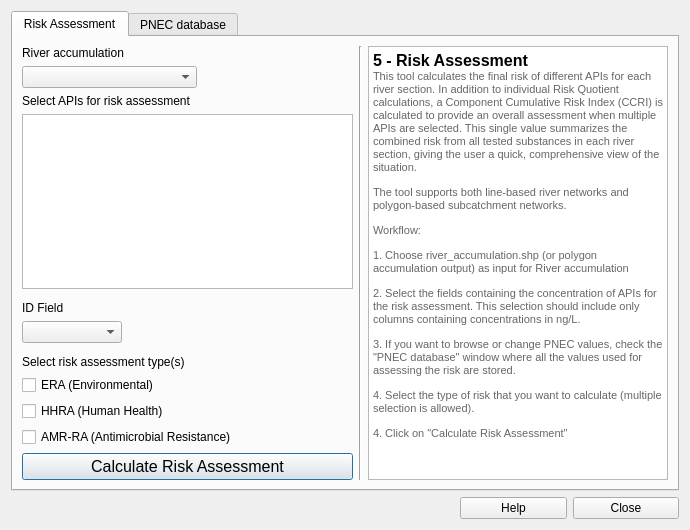
<?xml version="1.0" encoding="UTF-8"?>
<ui version="4.0">
 <class>RiskAssessmentDialogBase</class>
 <widget class="QDialog" name="RiskAssessmentDialogBase">
  <property name="geometry">
   <rect>
    <x>0</x>
    <y>0</y>
    <width>690</width>
    <height>530</height>
   </rect>
  </property>
  <property name="windowTitle">
   <string>5 - Risk Assessment</string>
  </property>
  <layout class="QGridLayout" name="gridLayout_2">
   <item row="0" column="0" colspan="6">
    <widget class="QTabWidget" name="tabWidget">
     <property name="currentIndex">
      <number>0</number>
     </property>
     <widget class="QWidget" name="tab_2">
      <attribute name="title">
       <string>Risk Assessment</string>
      </attribute>
      <layout class="QGridLayout" name="gridLayout">
       <item row="12" column="0">
        <widget class="QPushButton" name="RiskAssessmentpushButton">
         <property name="font">
          <font>
           <pointsize>12</pointsize>
          </font>
         </property>
         <property name="text">
          <string>Calculate Risk Assessment</string>
         </property>
        </widget>
       </item>
       <item row="0" column="0">
        <widget class="QLabel" name="label_ERA_title_3">
         <property name="text">
          <string>River accumulation</string>
         </property>
        </widget>
       </item>
       <item row="0" column="1" rowspan="13">
        <widget class="Line" name="line">
         <property name="orientation">
          <enum>Qt::Vertical</enum>
         </property>
        </widget>
       </item>
       <item row="0" column="2" rowspan="13">
        <widget class="QTextEdit" name="textEdit">
         <property name="maximumSize">
          <size>
           <width>300</width>
           <height>16777215</height>
          </size>
         </property>
         <property name="readOnly">
          <bool>true</bool>
         </property>
         <property name="html">
          <string>&lt;!DOCTYPE HTML PUBLIC &quot;-//W3C//DTD HTML 4.0//EN&quot; &quot;http://www.w3.org/TR/REC-html40/strict.dtd&quot;&gt;
&lt;html&gt;&lt;head&gt;&lt;meta name=&quot;qrichtext&quot; content=&quot;1&quot; /&gt;&lt;style type=&quot;text/css&quot;&gt;
p, li { white-space: pre-wrap; }
&lt;/style&gt;&lt;/head&gt;&lt;body style=&quot; font-family:'MS Shell Dlg 2'; font-size:8pt; font-weight:400; font-style:normal;&quot;&gt;
&lt;p style=&quot; margin-top:0px; margin-bottom:0px; margin-left:0px; margin-right:0px; -qt-block-indent:0; text-indent:0px;&quot;&gt;&lt;span style=&quot; font-size:12pt; font-weight:600;&quot;&gt;5 - Risk Assessment&lt;/span&gt;&lt;/p&gt;
&lt;p style=&quot; margin-top:0px; margin-bottom:0px; margin-left:0px; margin-right:0px; -qt-block-indent:0; text-indent:0px;&quot;&gt;&lt;span style=&quot; color:#666666;&quot;&gt;This tool calculates the final risk of different APIs for each river section. In addition to individual Risk Quotient calculations, a Component Cumulative Risk Index (CCRI) is calculated to provide an overall assessment when multiple APIs are selected. This single value summarizes the combined risk from all tested substances in each river section, giving the user a quick, comprehensive view of the situation.&lt;/span&gt;&lt;/p&gt;
&lt;p style=&quot; margin-top:12px; margin-bottom:12px; margin-left:0px; margin-right:0px; -qt-block-indent:0; text-indent:0px;&quot;&gt;&lt;span style=&quot; color:#666666;&quot;&gt;The tool supports both line-based river networks and polygon-based subcatchment networks.&lt;/span&gt;&lt;/p&gt;
&lt;p style=&quot; margin-top:12px; margin-bottom:12px; margin-left:0px; margin-right:0px; -qt-block-indent:0; text-indent:0px;&quot;&gt;&lt;span style=&quot; color:#666666;&quot;&gt;Workflow:&lt;/span&gt;&lt;/p&gt;
&lt;p style=&quot; margin-top:12px; margin-bottom:12px; margin-left:0px; margin-right:0px; -qt-block-indent:0; text-indent:0px;&quot;&gt;&lt;span style=&quot; color:#666666;&quot;&gt;1. Choose river_accumulation.shp (or polygon accumulation output) as input for River accumulation&lt;/span&gt;&lt;/p&gt;
&lt;p style=&quot; margin-top:12px; margin-bottom:12px; margin-left:0px; margin-right:0px; -qt-block-indent:0; text-indent:0px;&quot;&gt;&lt;span style=&quot; color:#666666;&quot;&gt;2. Select the fields containing the concentration of APIs for the risk assessment. This selection should include only columns containing concentrations in ng/L.&lt;/span&gt;&lt;/p&gt;
&lt;p style=&quot; margin-top:12px; margin-bottom:12px; margin-left:0px; margin-right:0px; -qt-block-indent:0; text-indent:0px;&quot;&gt;&lt;span style=&quot; color:#666666;&quot;&gt;3. If you want to browse or change PNEC values, check the &amp;quot;PNEC database&amp;quot; window where all the values used for assessing the risk are stored.&lt;/span&gt;&lt;/p&gt;
&lt;p style=&quot; margin-top:12px; margin-bottom:12px; margin-left:0px; margin-right:0px; -qt-block-indent:0; text-indent:0px;&quot;&gt;&lt;span style=&quot; color:#666666;&quot;&gt;4. Select the type of risk that you want to calculate (multiple selection is allowed).&lt;/span&gt;&lt;/p&gt;
&lt;p style=&quot; margin-top:12px; margin-bottom:12px; margin-left:0px; margin-right:0px; -qt-block-indent:0; text-indent:0px;&quot;&gt;&lt;span style=&quot; color:#666666;&quot;&gt;4. Click on &amp;quot;Calculate Risk Assessment&amp;quot;&lt;/span&gt;&lt;/p&gt;&lt;/body&gt;&lt;/html&gt;</string>
         </property>
        </widget>
       </item>
       <item row="9" column="0">
        <widget class="QCheckBox" name="ERAcheckBox">
         <property name="text">
          <string>ERA (Environmental)</string>
         </property>
        </widget>
       </item>
       <item row="11" column="0">
        <widget class="QCheckBox" name="AMRRAcheckBox">
         <property name="text">
          <string>AMR-RA (Antimicrobial Resistance)</string>
         </property>
        </widget>
       </item>
       <item row="1" column="0">
        <widget class="QComboBox" name="RiverAccumulationcomboBox">
         <property name="maximumSize">
          <size>
           <width>175</width>
           <height>16777215</height>
          </size>
         </property>
        </widget>
       </item>
       <item row="10" column="0">
        <widget class="QCheckBox" name="HHRAcheckBox">
         <property name="text">
          <string>HHRA (Human Health)</string>
         </property>
        </widget>
       </item>
       <item row="2" column="0">
        <widget class="QLabel" name="label_ERA_title_4">
         <property name="text">
          <string>Select APIs for risk assessment</string>
         </property>
        </widget>
       </item>
       <item row="6" column="0">
        <widget class="QComboBox" name="ID_fieldcomboBox">
         <property name="maximumSize">
          <size>
           <width>100</width>
           <height>16777215</height>
          </size>
         </property>
        </widget>
       </item>
       <item row="3" column="0">
        <widget class="QListWidget" name="APIListWidget">
         <property name="maximumSize">
          <size>
           <width>16777215</width>
           <height>175</height>
          </size>
         </property>
         <property name="selectionMode">
          <enum>QAbstractItemView::MultiSelection</enum>
         </property>
        </widget>
       </item>
       <item row="5" column="0">
        <widget class="QLabel" name="label_ERA_title_5">
         <property name="text">
          <string>ID Field</string>
         </property>
        </widget>
       </item>
       <item row="8" column="0">
        <widget class="QLabel" name="label_ERA_title_6">
         <property name="text">
          <string>Select risk assessment type(s)</string>
         </property>
        </widget>
       </item>
      </layout>
     </widget>
     <widget class="QWidget" name="tab_3">
      <attribute name="title">
       <string>PNEC database</string>
      </attribute>
      <layout class="QGridLayout" name="gridLayout_6">
       <item row="1" column="0" colspan="3">
        <widget class="QTabWidget" name="tabWidget_PNEC">
         <property name="currentIndex">
          <number>0</number>
         </property>
         <widget class="QWidget" name="ERAtab">
          <attribute name="title">
           <string>ERA</string>
          </attribute>
          <layout class="QGridLayout" name="gridLayout_5">
           <item row="0" column="5">
            <widget class="QPushButton" name="addButton_ERA">
             <property name="maximumSize">
              <size>
               <width>25</width>
               <height>23</height>
              </size>
             </property>
             <property name="toolTip">
              <string>Add new row</string>
             </property>
             <property name="text">
              <string>+</string>
             </property>
            </widget>
           </item>
           <item row="0" column="0">
            <widget class="QLabel" name="label_ERA_title_7">
             <property name="text">
              <string>PNEC values for Environmental Risk Assessment (ERA)</string>
             </property>
            </widget>
           </item>
           <item row="0" column="6">
            <widget class="QPushButton" name="restoreButton_ERA">
             <property name="maximumSize">
              <size>
               <width>100</width>
               <height>16777215</height>
              </size>
             </property>
             <property name="text">
              <string>Restore original</string>
             </property>
            </widget>
           </item>
           <item row="1" column="0" colspan="8">
            <widget class="QTableView" name="ERATableView">
             <attribute name="horizontalHeaderVisible">
              <bool>true</bool>
             </attribute>
            </widget>
           </item>
           <item row="0" column="1">
            <widget class="QToolButton" name="ExportERAtoolButton">
             <property name="text">
              <string>...</string>
             </property>
            </widget>
           </item>
           <item row="0" column="4">
            <widget class="QPushButton" name="removeButton_ERA">
             <property name="maximumSize">
              <size>
               <width>25</width>
               <height>23</height>
              </size>
             </property>
             <property name="toolTip">
              <string>Remove row</string>
             </property>
             <property name="text">
              <string>-</string>
             </property>
            </widget>
           </item>
          </layout>
         </widget>
         <widget class="QWidget" name="HHtab">
          <attribute name="title">
           <string>HHRA</string>
          </attribute>
          <layout class="QGridLayout" name="gridLayout_HH_2">
           <item row="3" column="0" colspan="7">
            <widget class="QTableView" name="HHTableView">
             <attribute name="horizontalHeaderVisible">
              <bool>true</bool>
             </attribute>
            </widget>
           </item>
           <item row="0" column="6">
            <widget class="QPushButton" name="restoreButton_HH">
             <property name="maximumSize">
              <size>
               <width>100</width>
               <height>16777215</height>
              </size>
             </property>
             <property name="text">
              <string>Restore original</string>
             </property>
            </widget>
           </item>
           <item row="0" column="4">
            <widget class="QPushButton" name="removeButton_HH">
             <property name="maximumSize">
              <size>
               <width>25</width>
               <height>23</height>
              </size>
             </property>
             <property name="toolTip">
              <string>Remove row</string>
             </property>
             <property name="text">
              <string>-</string>
             </property>
            </widget>
           </item>
           <item row="0" column="0">
            <widget class="QLabel" name="label_HH_title">
             <property name="text">
              <string>PNEC values for Human Health Risk Assessment (HHRA)</string>
             </property>
            </widget>
           </item>
           <item row="4" column="0" colspan="7">
            <widget class="QLabel" name="label_HH_ref">
             <property name="text">
              <string>Values calculated following the approach suggested in Duarte, D.J., Oldenkamp, R. and Ragas, A.M.J. (2022), Human health risk assessment of pharmaceuticals in the European Vecht River. Integr Environ Assess Manag, 18: 1639-1654.</string>
             </property>
             <property name="wordWrap">
              <bool>true</bool>
             </property>
            </widget>
           </item>
           <item row="0" column="1">
            <widget class="QToolButton" name="ExportHHtoolButton">
             <property name="text">
              <string>...</string>
             </property>
            </widget>
           </item>
           <item row="0" column="5">
            <widget class="QPushButton" name="addButton_HH">
             <property name="maximumSize">
              <size>
               <width>25</width>
               <height>23</height>
              </size>
             </property>
             <property name="toolTip">
              <string>Add new row</string>
             </property>
             <property name="text">
              <string>+</string>
             </property>
            </widget>
           </item>
           <item row="1" column="0">
            <widget class="QLabel" name="label_HH_country">
             <property name="maximumSize">
              <size>
               <width>150</width>
               <height>16777215</height>
              </size>
             </property>
             <property name="text">
              <string>Select a country</string>
             </property>
            </widget>
           </item>
           <item row="2" column="0">
            <widget class="QComboBox" name="CountrycomboBox">
             <property name="maximumSize">
              <size>
               <width>150</width>
               <height>150</height>
              </size>
             </property>
            </widget>
           </item>
          </layout>
         </widget>
         <widget class="QWidget" name="AMRtab">
          <attribute name="title">
           <string>AMR-RA</string>
          </attribute>
          <layout class="QGridLayout" name="gridLayout_AMR_2">
           <item row="0" column="0" colspan="2">
            <widget class="QLabel" name="label_AMR_title">
             <property name="text">
              <string>PNEC values for Antimicrobial Resistance Risk Assessment (AMR-RA)</string>
             </property>
            </widget>
           </item>
           <item row="0" column="2">
            <widget class="QToolButton" name="ExportAMRtoolButton">
             <property name="text">
              <string>...</string>
             </property>
            </widget>
           </item>
           <item row="1" column="0" colspan="9">
            <widget class="QTableView" name="AMRTableView">
             <attribute name="horizontalHeaderVisible">
              <bool>true</bool>
             </attribute>
            </widget>
           </item>
           <item row="0" column="8">
            <widget class="QPushButton" name="restoreButton_AMR">
             <property name="minimumSize">
              <size>
               <width>100</width>
               <height>0</height>
              </size>
             </property>
             <property name="maximumSize">
              <size>
               <width>100</width>
               <height>16777215</height>
              </size>
             </property>
             <property name="text">
              <string>Restore original</string>
             </property>
            </widget>
           </item>
           <item row="0" column="7">
            <widget class="QPushButton" name="addButton_AMR">
             <property name="maximumSize">
              <size>
               <width>25</width>
               <height>23</height>
              </size>
             </property>
             <property name="toolTip">
              <string>Add new row</string>
             </property>
             <property name="text">
              <string>+</string>
             </property>
            </widget>
           </item>
           <item row="0" column="6">
            <widget class="QPushButton" name="removeButton_AMR">
             <property name="maximumSize">
              <size>
               <width>25</width>
               <height>23</height>
              </size>
             </property>
             <property name="toolTip">
              <string>Remove row</string>
             </property>
             <property name="text">
              <string>-</string>
             </property>
            </widget>
           </item>
          </layout>
         </widget>
        </widget>
       </item>
      </layout>
     </widget>
    </widget>
   </item>
   <item row="1" column="5">
    <widget class="QPushButton" name="cancelButton">
     <property name="text">
      <string>Close</string>
     </property>
    </widget>
   </item>
   <item row="1" column="4">
    <widget class="QPushButton" name="help_ERA">
     <property name="text">
      <string>Help</string>
     </property>
    </widget>
   </item>
  </layout>
 </widget>
 <resources/>
 <connections/>
</ui>
